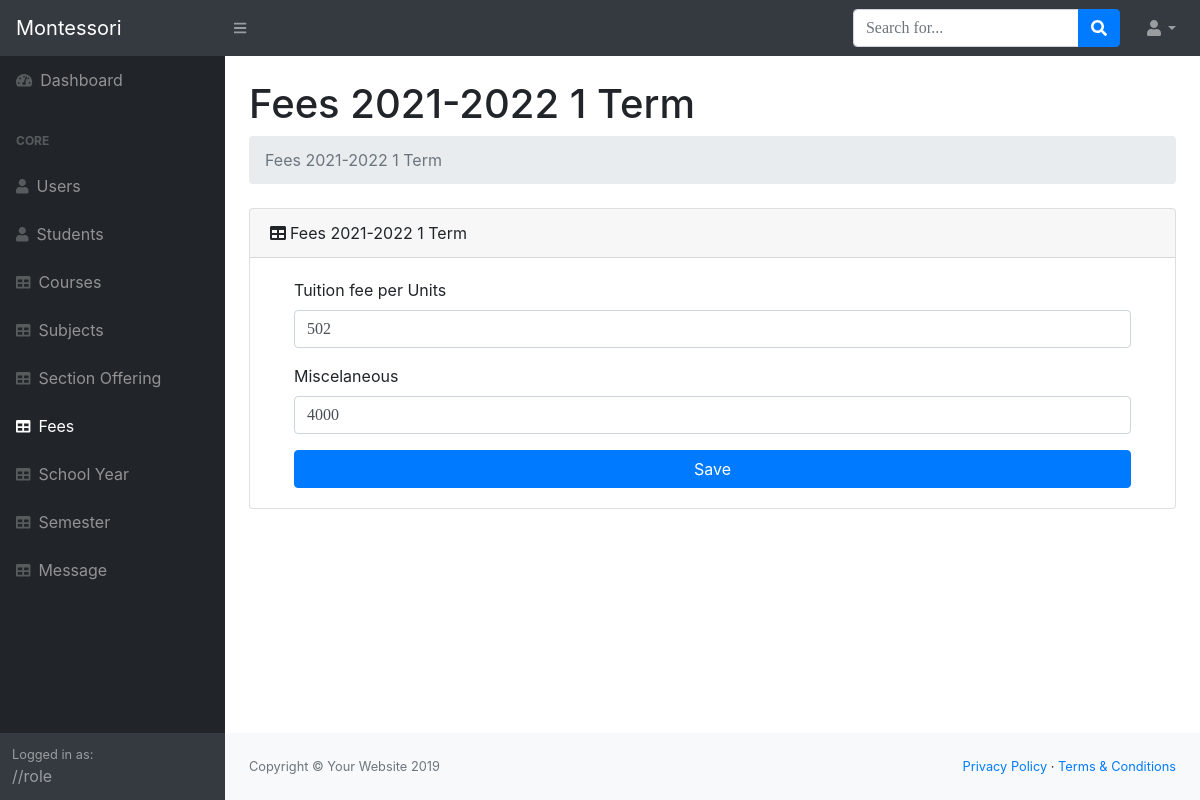
Before: /system/pages/fees.php (signed in) with the older database file.
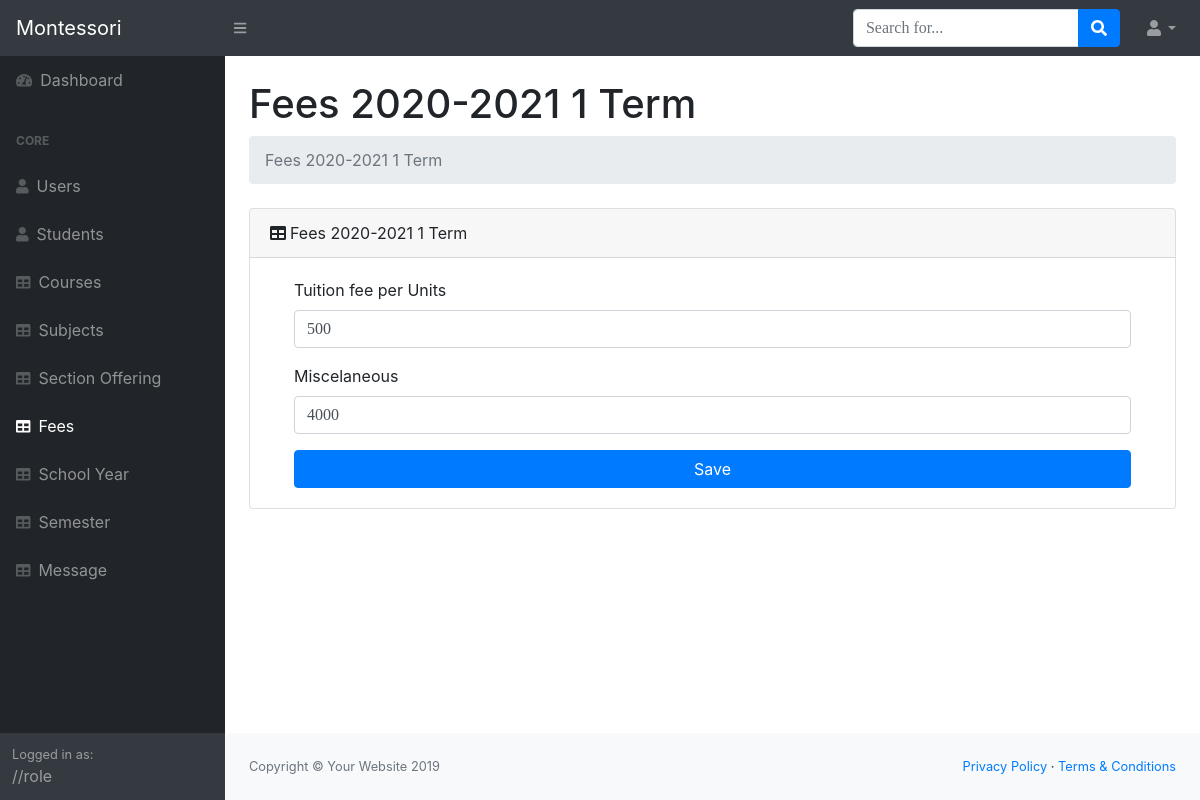
After: the same page with the newer database file.
### tables this page shows
CREATE TABLE `schoolyear` (
  `sy_id` int(11) NOT NULL,
  `school_year` varchar(30) NOT NULL,
  `sy_status` varchar(15) NOT NULL
);

CREATE TABLE `fees` (
  `fee_id` int(11) NOT NULL,
  `tfPerUnits` float NOT NULL,
  `misc` float NOT NULL,
  `semid` int(11) NOT NULL,
  `syid` int(11) NOT NULL
);

### system/pages/functions.php (called while the page is built, shortened)
<?php
$db = new DBController();
$schoolYear = new SchoolYear($db);
$sem = new Sem($db);
$fee = new Fee($db);

### system/pages/fees.php (the view, shortened to what this page needs)
<?php
include('header.php');
include('navigation.php');
$schoolYearArgs = $schoolYear->schoolYear();
$semList = $sem->getSemActivate();
$fees = $fee->getdata($schoolYearArgs['sy_id'], $semList['semid']);
?>
<main>
    <div class="container-fluid">
        <h1 class="mt-4">Fees <?= $schoolYearArgs['school_year'] . ' ' . $semList['semterm'] . ' Term' ?></h1>
        <ol class="breadcrumb mb-4">
            <li class="breadcrumb-item active">Fees <?= $schoolYearArgs['school_year'] . ' ' . $semList['semterm'] . ' Term' ?> </li>
        </ol>
        <div class="card mb-4">
            <div class="card-header"><i class="fas fa-table mr-1"></i>Fees <?= $schoolYearArgs['school_year'] . ' ' . $semList['semterm'] . ' Term' ?>
            </div>
            <div class="card-body">
                <div class="">
                    <form method="POST" action="feesFunction.php">
                        <div class="container">
                            <div class="form-group">
                                <label for="Per Units">Tuition fee per Units</label>
                                <input type="number" min="0" value="<?= (float) $fees['tfPerUnits'] ?>" name="perUnits" class="form-control" id="perUnits" require />
                            </div>
                            <div class="form-group">
                                <label for="misc">Miscelaneous</label>
                                <input type="number" min="0" value="<?= (float) $fees['misc'] ?>" name="misc" class="form-control" id="misc">
                            </div>
                            <button type="submit" name="subtmidTf" class="btn btn-primary btn-block">Save</button>
                        </div>
                    </form>
                </div>
            </div>
        </div>
    </div>
</main>
<?php
include('footer.php');
?>

Changed rows visible on the page:
no longer on this page (row edited): schoolyear: school_year "2021-2022"
no longer on this page (row unchanged): fees: perUnits "502", misc "4000"
now on this page (row edited): schoolyear: school_year "2020-2021"
now on this page (row edited): fees: perUnits "500", misc "4000"
